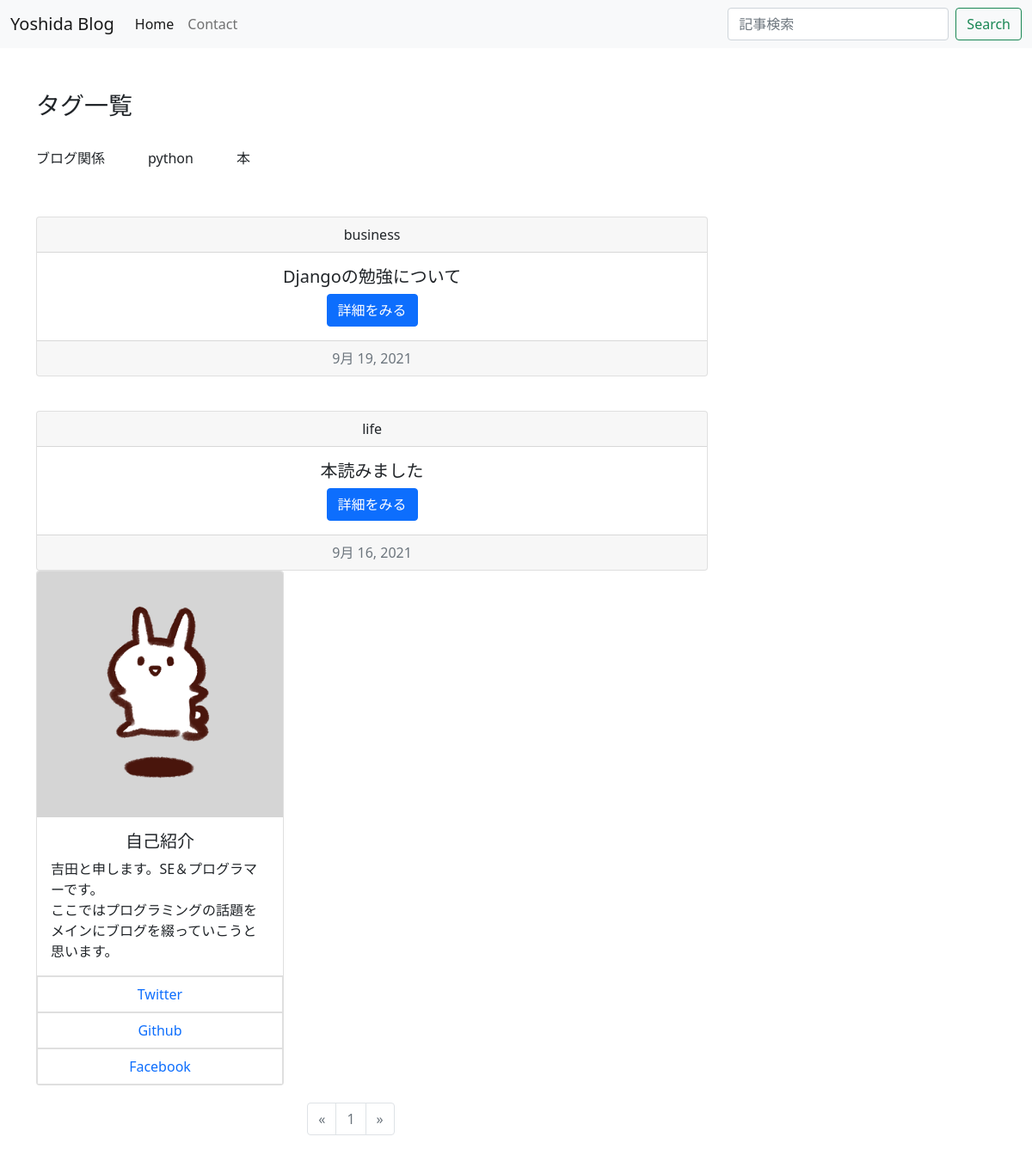
Before: / with the older database file.
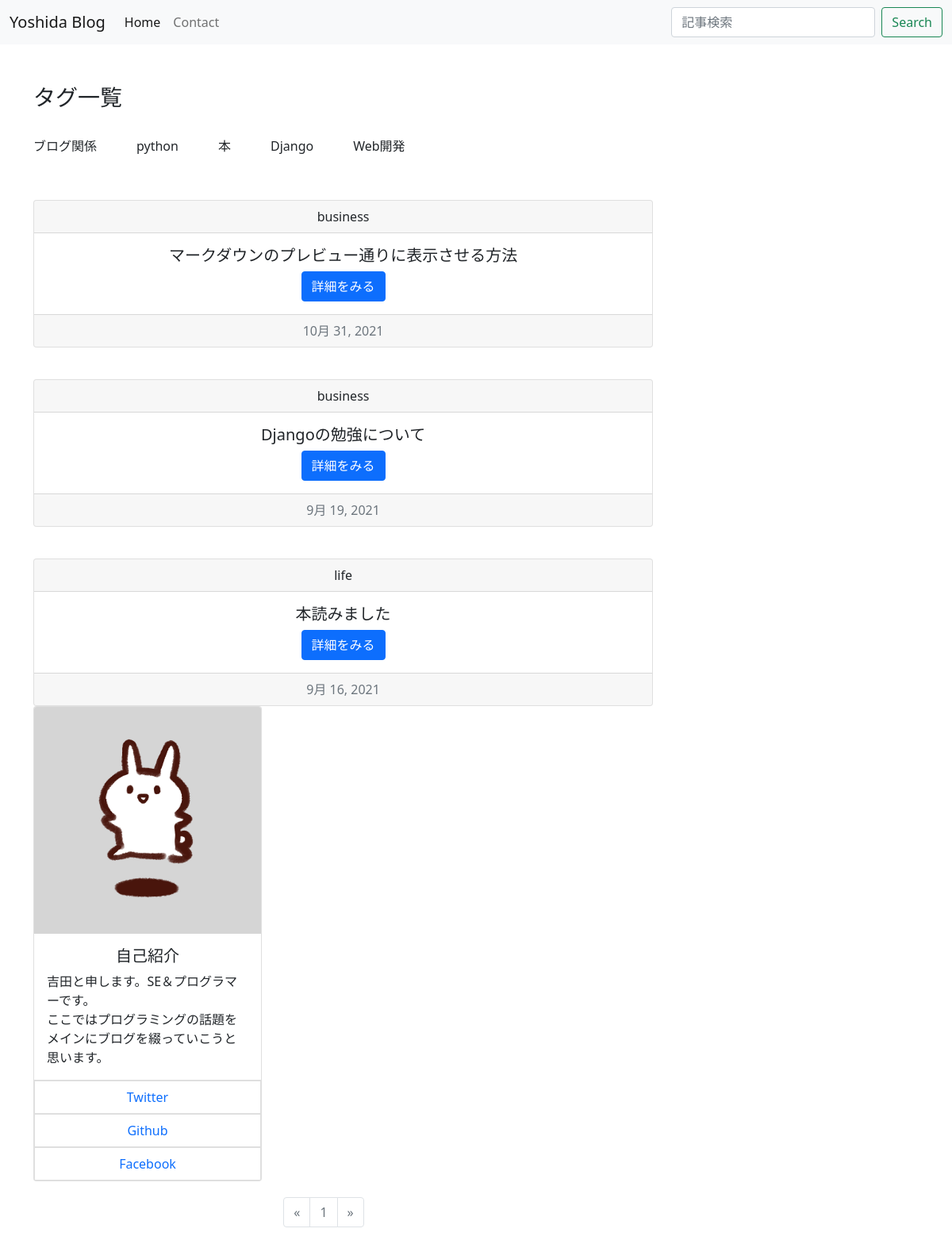
After: the same page with the newer database file.
### blogapp/models.py (models this page shows, shortened)
class Tag(models.Model):
    name = models.CharField(max_length=20)
    def __str__(self):
        return self.name

class BlogModel(models.Model):
    title = models.CharField(max_length=100, verbose_name='タイトル')
    content = MDTextField(verbose_name='内容')
    postdate = models.DateField(auto_now_add=True, verbose_name='投稿日')
    category = models.CharField(
        max_length= 50,
        choices= CATEGORY,
        verbose_name= 'ジャンル'
    )
    tag = models.ManyToManyField(Tag, blank=True)
    class Meta:
        verbose_name = ('ブログ記事投稿')
        verbose_name_plural = ('ブログ記事投稿')

### blogapp/views.py (the view)
# urls.py: path('', BlogList.as_view(), name='list'),
class BlogList(ListView):
    template_name = 'list.html'
    model = BlogModel
    paginate_by = 10
    def get_queryset(self):
        posts = BlogModel.objects.order_by('-postdate')
        return posts

### blogapp/context.py (called while the page is built)
def related(request):
    context = {
        'tag_list': Tag.objects.all(),
    }
    return context

### blogapp/templates/list.html (shortened to what this page needs)
{% extends 'base.html' %}
{% load static %}
{% block content %}
<link rel="stylesheet" type="text/css" href="{% static 'list_style.css' %}">
<div class="container">
  <div class="tag-line">
    <h3>タグ一覧</h3><br>
    {% for tag in tag_list %}
    <a href="{% url 'blogapp:tag' tag %}" class="btn btn-outline-dark">
      <p>{{ tag.name }}</p>
    </a>
    {% endfor %}
  </div>
  {% for item in object_list %}
  <div class="card text-center">
    <div class="card-header">
      {{item.category}}
    </div>
    <div class="card-body">
      <h5 class="card-title"> {{item.title}}</h5>
      <a href="{% url 'blogapp:detail' item.pk %}" class="btn btn-primary">詳細をみる</a>
    </div>
    <div class="card-footer text-muted">
      {{item.postdate}}
    </div>
  </div>
  {% endfor %}
  <div class="card" style="width: 18rem;">
    <img src="{% static 'usasa.png' %}" class="card-img-top" alt="profile-image">
    <div class="card-body">
      <h5 class="card-title">自己紹介</h5>
      <p class="card-text">吉田と申します。SE＆プログラマーです。<br>ここではプログラミングの話題をメインにブログを綴っていこうと思います。</p>
    </div>
    <ul class="list-group list-group-flush">
      <a href="https://twitter.com/D6CLR9VGT6iYCbX"><li class="list-group-item">Twitter</li></a>
      <a href="https://github.com/Yoshida-Programmer"><li class="list-group-item">Github</li></a>
      <a href="#"><li class="list-group-item">Facebook</li></a>
    </ul>
  </div>
</div>
<nav>
  <ul class="pagination justify-content-center">
    {% if page_obj.has_previous %}
    <li class="page-item">
      <a class="page-link text-info" href="?page={{ page_obj.previous_page_number }}" tabindex="-1">&laquo;</a>
    </li>
    {% else %}
    <li class="page-item disabled">
      <span class="page-link">&laquo;</span>
    </li>
    {% endif %}
    {% for i in page_obj.paginator.page_range %}
    {% if page_obj.number == i %}
    <li class="page-item disabled">
      <span class="page-link">{{ i }}</span>
    </li>
    {% else %}
    <li class="page-item">
      <a class="page-link text-info" href="?page={{ i }}">{{ i }}</a>
    </li>
    {% endif %}
    {% endfor %}
    {% if page_obj.has_next %}
    <li class="page-item">
      <a class="page-link text-info" href="?page={{ page_obj.next_page_number }}">&laquo;</a>
    </li>
    {% else %}
    <li class="page-item disabled">
      <span class="page-link">&raquo;</span>
    </li>
    {% endif %}
  </ul>
</nav>
{% endblock content %}

Changed rows visible on the page:
added Tag: name "Django"
added Tag: name "Web開発"
added BlogModel: category "business", title "マークダウンのプレビュー通りに表示させる方法", postdate "10月 31, 2021"
